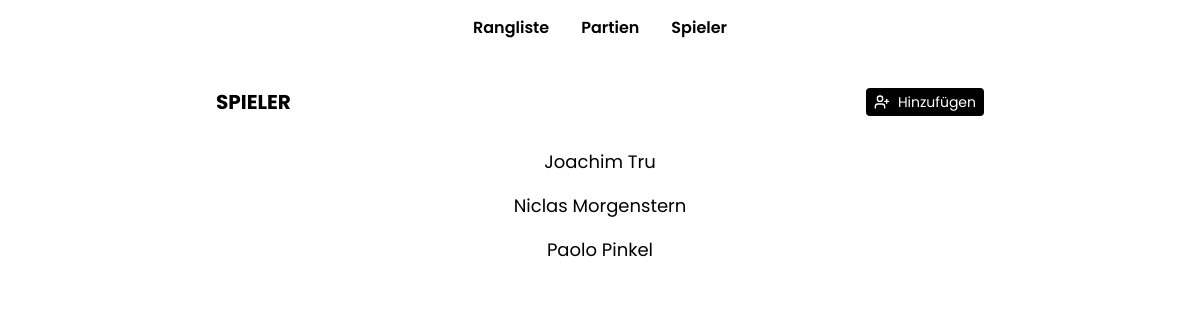
Before: /player/ with the older database file.
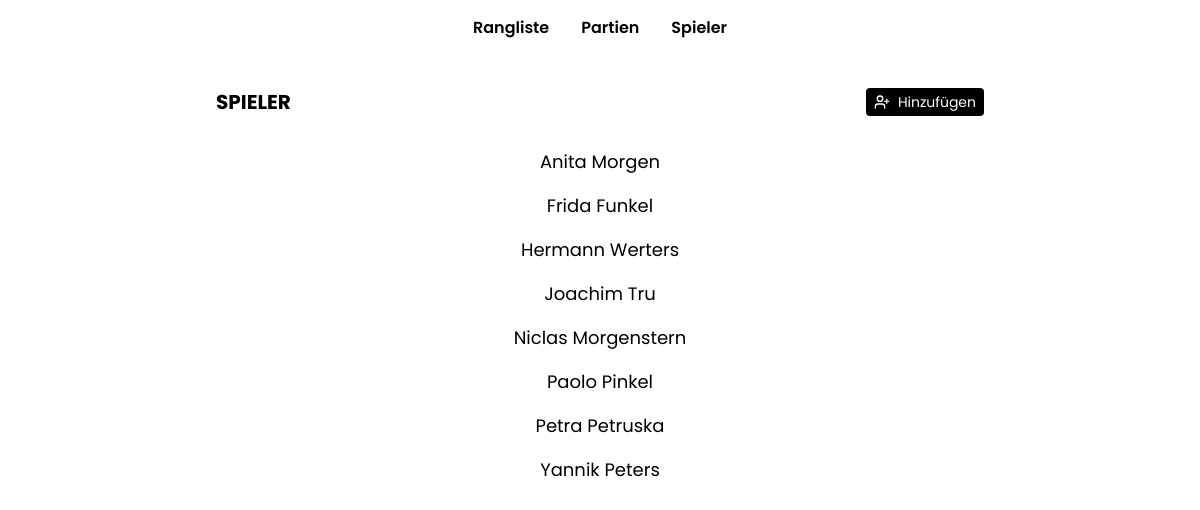
After: the same page with the newer database file.
### boule/models.py (models this page shows, shortened)
class Player(models.Model):
    first_name = models.CharField(max_length=255)
    last_name = models.CharField(max_length=255, blank=True)
    class Meta:
        unique_together = ["first_name", "last_name"]

### boule/views.py (the view)
# urls.py: path("player/", PlayerListView.as_view(), name="player-list"),
class PlayerListView(ListView):
    model = Player
    template_name = "player/player_list.html"
    ordering = ["first_name", "last_name"]

### boule/templates/player/player_list.html
{% extends '../base.html' %}
{% block content %}
<div class="flex justify-between items-center">
    <h2 class="font-bold uppercase text-xl">Spieler</h2>
    <a href="{% url 'player-add' %}">
        <div class="flex items-center py-1 px-2 text-white bg-black rounded text-sm">
            <i data-lucide="user-plus" class="w-4 h-4 mr-2"></i>
            Hinzufügen
        </div>
    </a>
</div>
<ul class="space-y-4">
    {% for player in object_list %}
    <li class="text-lg text-center">
        <a href="{% url 'player-edit' player.pk %}" class="hover:border-b-2 border-black">
            {{ player.first_name }} {{ player.last_name }}
        </a>
    </li>
    {% endfor %}
</ul>
{% endblock %}

Changed rows visible on the page:
added Player: first_name "Anita", last_name "Morgen"
added Player: first_name "Frida", last_name "Funkel"
added Player: first_name "Hermann", last_name "Werters"
added Player: first_name "Petra", last_name "Petruska"
added Player: first_name "Yannik", last_name "Peters"
